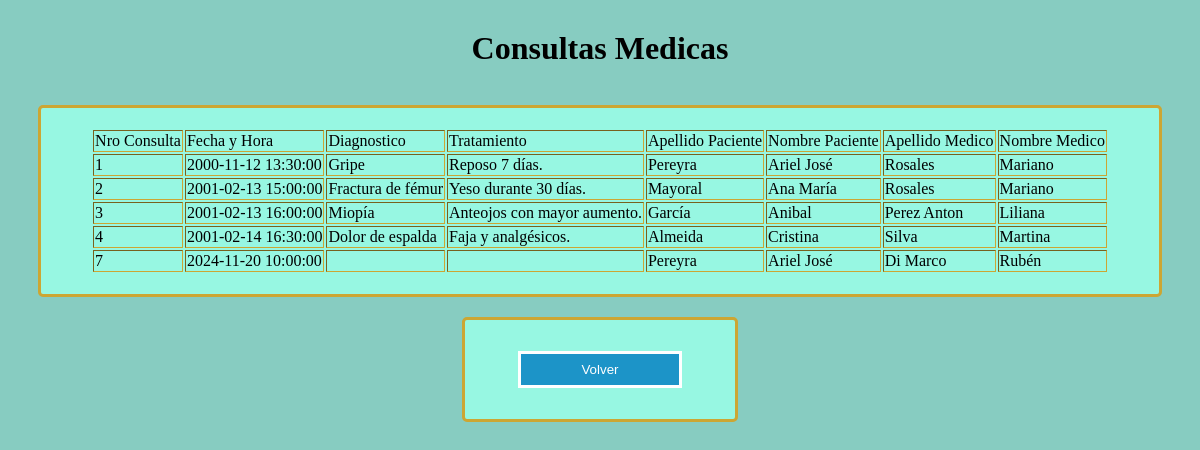
Screenshot of /consulta_cons.php with the database file from the repository.
### tables this page shows
CREATE TABLE `consultas_medicas` (
  `nro_consulta` int(11) NOT NULL,
  `nro_historia_clinica` int(11) NOT NULL,
  `nro_matricula` int(11) DEFAULT NULL,
  `fecha_hora_consulta` datetime DEFAULT NULL,
  `diagnostico` varchar(255) DEFAULT NULL,
  `tratamiento_recomendado` varchar(255) DEFAULT NULL
);

CREATE TABLE `pacientes` (
  `NroHistoriaClinica` int(11) NOT NULL,
  `Apellido` varchar(50) DEFAULT NULL,
  `Nombre` varchar(50) DEFAULT NULL,
  `FechaNacimiento` date DEFAULT NULL,
  `Sexo` char(1) DEFAULT NULL,
  `TipoDocumento` varchar(3) DEFAULT NULL,
  `NroDocumento` varchar(20) DEFAULT NULL,
  `CodObraSocial` varchar(5) DEFAULT NULL
);

CREATE TABLE `medicos` (
  `NroMatricula` int(11) NOT NULL,
  `Apellido` varchar(50) DEFAULT NULL,
  `Nombre` varchar(50) DEFAULT NULL,
  `FechaNacimiento` date DEFAULT NULL,
  `Sexo` char(1) DEFAULT NULL,
  `Especialidad` varchar(2) DEFAULT NULL
);

### consulta_cons.php (the view, shortened to what this page needs)
<?php
	$conexion=mysqli_connect('localhost','root','','clinica');
 ?>
<!DOCTYPE html>
<html>
<center>
<head>
<h1>Consultas Medicas</h1>
	</head>
	<body>
	<br>
	<table border="1" >
	    <tr>
			<td>Nro Consulta</td>
            <td>Fecha y Hora</td>
			<td>Diagnostico</td>
			<td>Tratamiento</td>
            <td>Apellido Paciente</td>
			<td>Nombre Paciente</td>
            <td>Apellido Medico</td>
			<td>Nombre Medico</td>
	    </tr>
		<?php
            $sql="SELECT nro_consulta, fecha_hora_consulta, diagnostico, tratamiento_recomendado, pacientes.Apellido as Apellido_Paciente,
            pacientes.Nombre as Nombre_Paciente, medicos.Apellido as Apellido_Medico, medicos.Nombre as Nombre_Medico from ((consultas_medicas
            inner join pacientes on consultas_medicas.nro_historia_clinica  = pacientes.NroHistoriaClinica ) inner join medicos on
            consultas_medicas.nro_matricula = medicos.NroMatricula) order by fecha_hora_consulta";
            $result=mysqli_query($conexion,$sql);
			while($mostrar=mysqli_fetch_array($result)){
		 	?>
				<tr>
					<td><?php echo $mostrar['nro_consulta'] ?></td>
                    <td><?php echo $mostrar['fecha_hora_consulta'] ?></td>
					<td><?php echo $mostrar['diagnostico'] ?></td>
					<td><?php echo $mostrar['tratamiento_recomendado'] ?></td>
                    <td><?php echo $mostrar['Apellido_Paciente'] ?></td>
					<td><?php echo $mostrar['Nombre_Paciente'] ?></td>
                    <td><?php echo $mostrar['Apellido_Medico'] ?></td>
					<td><?php echo $mostrar['Nombre_Medico'] ?></td>
				</tr>
			<?php
			}
	 	?>
	</table>
			<table>
	<form action="bienvenida.php" name="" method="POST">
			<tr>
                <td><input type="submit" value="Volver" /> </td>
            </tr>
		</form>
		</table>
	</body>
	</center>
</html>

### Estilo.css (style rules this page uses)
body { background-color: #87ccc1; margin: 0; padding: 0; }
h1 { text-align: center; width: 50%; margin: auto; margin-top: 30px; }
table { border: 3px solid #cca633; padding: 20px 50px; margin-top: 20px; border-radius: 5px; background-color: #97f7e2; }
input[type=submit] { background-color: #1C94C8; color: white; padding: 8px 60px; margin: 8px 0px; border: solid; cursor: pointer; width: 100%; }

### rows the page displays
consultas_medicas: nro_consulta "1", fecha_hora_consulta "2000-11-12 13:30:00", diagnostico "Gripe", tratamiento_recomendado "Reposo 7 días.", pacientes.Apellido "Pereyra", pacientes.Nombre "Ariel José", medicos.Apellido "Rosales", medicos.Nombre "Mariano"
consultas_medicas: nro_consulta "2", fecha_hora_consulta "2001-02-13 15:00:00", diagnostico "Fractura de fémur", tratamiento_recomendado "Yeso durante 30 días.", pacientes.Apellido "Mayoral", pacientes.Nombre "Ana María", medicos.Apellido "Rosales", medicos.Nombre "Mariano"
consultas_medicas: nro_consulta "3", fecha_hora_consulta "2001-02-13 16:00:00", diagnostico "Miopía", tratamiento_recomendado "Anteojos con mayor aumento.", pacientes.Apellido "García", pacientes.Nombre "Anibal", medicos.Apellido "Perez Anton", medicos.Nombre "Liliana"
consultas_medicas: nro_consulta "4", fecha_hora_consulta "2001-02-14 16:30:00", diagnostico "Dolor de espalda", tratamiento_recomendado "Faja y analgésicos.", pacientes.Apellido "Almeida", pacientes.Nombre "Cristina", medicos.Apellido "Silva", medicos.Nombre "Martina"
consultas_medicas: nro_consulta "7", fecha_hora_consulta "2024-11-20 10:00:00", pacientes.Apellido "Pereyra", pacientes.Nombre "Ariel José", medicos.Apellido "Di Marco", medicos.Nombre "Rubén"
